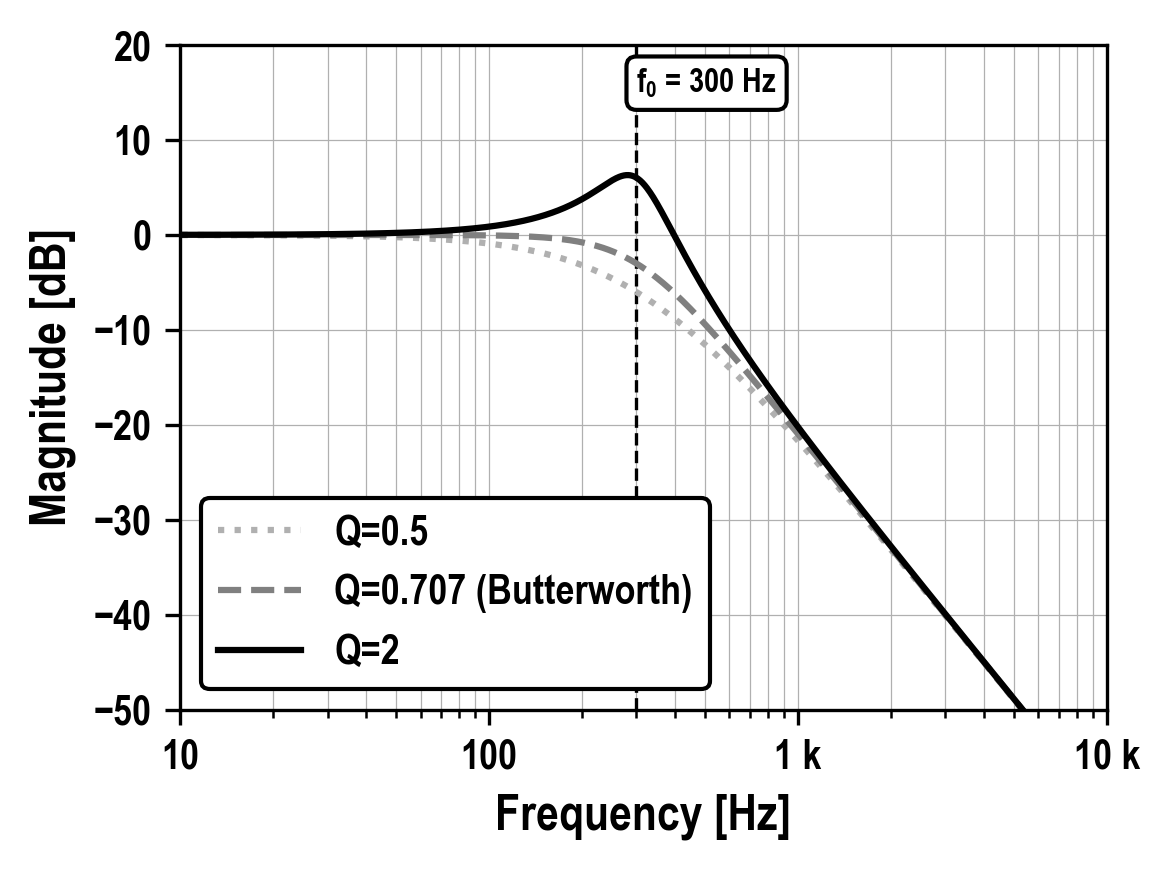

The script that saved this image:
#!/usr/bin/env python3
"""
biquad.py — Second-order filter responses (lecture 02)

One of the reference plots in references/plots/. The plot style and the PowerPoint
sizing rules live in AGENTS.md (section Plots).

Seven figures, chosen with --fig. All have 12 pt axis labels and a 0.3 pt grid on
major and minor ticks unless stated.
  q        4x3 in. |H| of a 2nd-order low-pass at f0 = 300 Hz for Q = 0.5, 0.707 and 2 as
           1.5 pt lines in light gray dotted, gray dashed and black solid. Dashed 0.8 pt
           guide at f0 with its value in a rounded white box (8 pt). Legend lower left.
  step     4x3 in. Step response of the same three filters over 15 ms, time axis in
           engineering units with one decimal. Legend upper right.
  family   4x3 in. 6th-order low-pass family at f0 = 300 Hz: three cascaded Q = 0.5 biquads
           (black dotted), Bessel (red), Butterworth (black), Chebyshev 1 dB (navy), all 1 pt.
           Chebyshev peak normalised to 0 dB. Solid 0.5 pt major grid, dotted 0.3 pt minor
           grid, no tick marks, 8 pt legend.
  lpf, hpf, bpf, notch
           6x4 in. One biquad response at f0 = 316.2 Hz (the geometric centre of the 10 Hz
           to 10 kHz window), Q = 0.5, as a 2 pt blue line, no legend, no annotation.

Usage
-----
    python biquad.py --fig q
    python biquad.py --fig notch --out fig.png

Dependencies: numpy, scipy, matplotlib
"""
import argparse
import numpy as np
import matplotlib as mpl
import matplotlib.pyplot as plt
from matplotlib.ticker import EngFormatter
from scipy import signal

# ---------------------------------------------------------------- palette ---
NAVY  = "#0000C8"
RED   = "#C00000"
BLACK = "black"
GRAY  = "gray"
LIGHT = "#B0B0B0"
BOX   = dict(boxstyle="round", fc="w", ec="k", lw=1)

Q_CASES = [
    dict(label="Q=0.5",                Q=0.5,   color=LIGHT, style=":"),
    dict(label="Q=0.707 (Butterworth)", Q=0.707, color=GRAY,  style="--"),
    dict(label="Q=2",                  Q=2,     color=BLACK, style="-"),
]


# ---------------------------------------------------------------- styling ---
def apply_style(font="Arial Narrow"):
    """Global matplotlib look used across the lecture notebooks."""
    from matplotlib.font_manager import findfont, FontProperties
    try:
        resolved = findfont(FontProperties(family=font), fallback_to_default=False)
        mpl.rcParams["font.family"] = font if resolved else "sans-serif"
    except Exception:
        mpl.rcParams["font.family"] = "sans-serif"
    mpl.rcParams.update({
        "font.weight":      "bold",
        "axes.labelweight": "bold",
        "mathtext.default": "regular",
    })


def style_axis(ax, xlabel, ylabel, fontsize=12, eng_x=True, places=0, unit=""):
    """12 pt labels + thin grid + engineering tick formatter on x."""
    ax.set_xlabel(xlabel, fontsize=fontsize)
    ax.set_ylabel(ylabel, fontsize=fontsize)
    ax.grid(True, which="both", linewidth=0.3)
    if eng_x:
        ax.xaxis.set_major_formatter(EngFormatter(unit=unit, places=places))


def legend(ax, loc, fontsize=10):
    ax.legend(loc=loc, framealpha=1, edgecolor=BLACK, fontsize=fontsize)


# ------------------------------------------------------------------- data ---
def lpf2(w0, Q):
    """H(s) = w0^2 / (s^2 + (w0/Q) s + w0^2)"""
    return signal.TransferFunction([w0**2], [1, w0 / Q, w0**2])


def biquad(kind, w0, Q):
    den = [1, w0 / Q, w0**2]
    num = {"lpf": [w0**2], "hpf": [1, 0, 0], "bpf": [w0 / Q, 0], "notch": [1, 0, w0**2]}[kind]
    return signal.TransferFunction(num, den)


def mag_db(system, f):
    _, mag, _ = signal.bode(system, w=2 * np.pi * f)
    return mag


# ------------------------------------------------------------------- plot ---
def fig_q(f0=300):
    f = np.logspace(0, 5, 2000)
    fig, ax = plt.subplots(figsize=(4, 3), dpi=300)
    ax.axvline(f0, color="k", linestyle="dashed", linewidth=0.8)
    ax.annotate(f"f$_0$ = {f0} Hz", (f0, 15), fontsize=8, bbox=BOX)
    for c in Q_CASES:
        ax.semilogx(f, mag_db(lpf2(2 * np.pi * f0, c["Q"]), f), label=c["label"],
                    color=c["color"], linestyle=c["style"], linewidth=1.5)
    ax.set_xlim(10, 10000)
    ax.set_ylim(-50, 20)
    style_axis(ax, "Frequency [Hz]", "Magnitude [dB]")
    legend(ax, "lower left")
    fig.tight_layout()
    return fig


def fig_step(f0=300, tmax=0.015):
    t = np.linspace(0, tmax, 1000)
    fig, ax = plt.subplots(figsize=(4, 3), dpi=300)
    for c in Q_CASES:
        tout, yout = signal.step(lpf2(2 * np.pi * f0, c["Q"]), T=t)
        ax.plot(tout, yout, label=c["label"], color=c["color"],
                linestyle=c["style"], linewidth=1.5)
    ax.set_xlim(0, tmax)
    ax.set_ylim(0, 2.0)
    style_axis(ax, "Time [s]", "Amplitude [V]", places=1, unit="s")
    legend(ax, "upper right")
    fig.tight_layout()
    return fig


def _biquad_stages(poles):
    """Pair conjugate poles into (wn, Q) biquad stages, lowest |imag| first."""
    poles = sorted(poles, key=lambda p: abs(p.imag))
    return [(abs(p), abs(p) / (2 * abs(p.real))) for p in poles[::2]]


def fig_family(f0=300, N=6):
    w0 = 2 * np.pi * f0
    f = np.logspace(1, 4, 2000)
    w = 2 * np.pi * f
    cases = [
        ("Cascaded Q=0.5", [(w0, 0.5)] * (N // 2),                                BLACK, ":"),
        ("Bessel",         _biquad_stages(signal.bessel(N, w0, output="zpk", analog=True, norm="mag")[1]), RED,   "-"),
        ("Butterworth",    _biquad_stages(signal.butter(N, w0, output="zpk", analog=True)[1]),             BLACK, "-"),
        ("Chebyshev 1dB",  _biquad_stages(signal.cheby1(N, 1, w0, output="zpk", analog=True)[1]),          NAVY,  "-"),
    ]
    fig, ax = plt.subplots(figsize=(4, 3), dpi=300)
    ax.annotate(f"f$_0$ = {f0} Hz", (f0, 5), fontsize=8, bbox=BOX)
    for label, stages, color, style in cases:
        H = np.ones_like(w, dtype=complex)
        for wn, Q in stages:
            H *= signal.freqs([wn**2], [1, wn / Q, wn**2], worN=w)[1]
        if label.startswith("Chebyshev"):
            H /= max(np.max(np.abs(H)), 1.0)       # peak to 0 dB
        ax.semilogx(f, 20 * np.log10(np.abs(H)), label=label,
                    color=color, linestyle=style, linewidth=1)
    ax.set_xlim(10, 10000)
    ax.set_ylim(-70, 10)
    ax.set_xlabel("Frequency [Hz]", fontsize=12)
    ax.set_ylabel("Magnitude [dB]", fontsize=12)
    ax.tick_params(axis="both", which="both", length=0)
    ax.xaxis.set_major_formatter(EngFormatter(places=0))
    ax.grid(which="major", linestyle="-", linewidth=0.5, alpha=0.7)
    ax.grid(which="minor", linestyle=":", linewidth=0.3, alpha=0.5)
    legend(ax, "lower left", fontsize=8)
    fig.tight_layout()
    return fig


def fig_biquad(kind, f0=316.2, Q=0.5):
    f = np.logspace(0, 5, 2000)
    fig, ax = plt.subplots(figsize=(6, 4), dpi=300)
    ax.semilogx(f, mag_db(biquad(kind, 2 * np.pi * f0, Q), f), "b", linewidth=2)
    ax.set_xlim(10, 10000)
    ax.set_ylim(-50, 5)
    style_axis(ax, "Frequency [Hz]", "Magnitude [dB]")
    fig.tight_layout()
    return fig


FIGS = {
    "q": fig_q, "step": fig_step, "family": fig_family,
    **{k: (lambda k=k: fig_biquad(k)) for k in ("lpf", "hpf", "bpf", "notch")},
}


# ------------------------------------------------------------------- main ---
def main():
    p = argparse.ArgumentParser(description=__doc__,
                                formatter_class=argparse.RawDescriptionHelpFormatter)
    p.add_argument("--fig", choices=list(FIGS), default="q")
    p.add_argument("--out", default=None,
                   help="output image path (png/pdf/svg); omit to open a window")
    a = p.parse_args()

    apply_style()
    fig = FIGS[a.fig]()
    if a.out:
        fig.savefig(a.out, bbox_inches="tight")
        print(f"saved {a.out}")
    else:
        plt.show()


if __name__ == "__main__":
    main()
